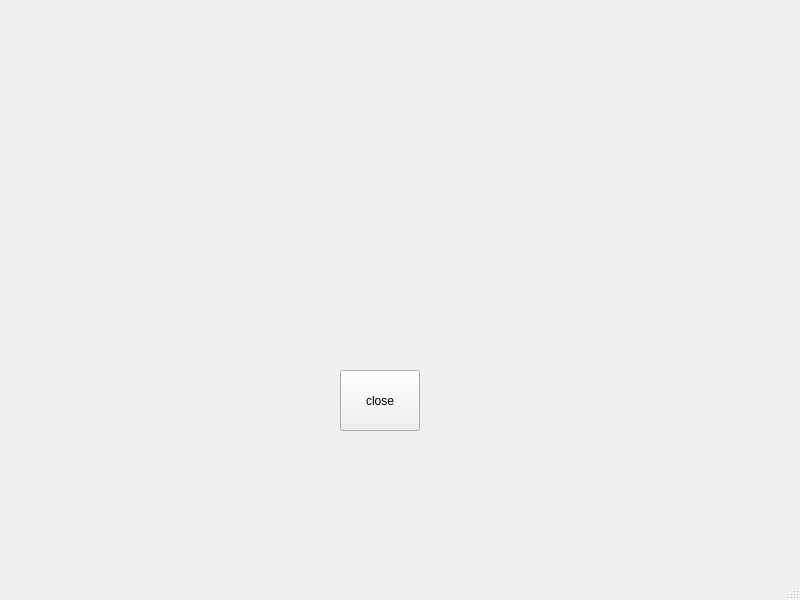
<?xml version="1.0" encoding="UTF-8"?>
<ui version="4.0">
 <class>MainWindow</class>
 <widget class="QMainWindow" name="MainWindow">
  <property name="geometry">
   <rect>
    <x>0</x>
    <y>0</y>
    <width>800</width>
    <height>600</height>
   </rect>
  </property>
  <property name="windowTitle">
   <string>MainWindow</string>
  </property>
  <widget class="QWidget" name="centralwidget">
   <widget class="QPushButton" name="pushButton">
    <property name="geometry">
     <rect>
      <x>340</x>
      <y>370</y>
      <width>80</width>
      <height>61</height>
     </rect>
    </property>
    <property name="text">
     <string>close</string>
    </property>
   </widget>
  </widget>
  <widget class="QMenuBar" name="menubar">
   <property name="geometry">
    <rect>
     <x>0</x>
     <y>0</y>
     <width>800</width>
     <height>15</height>
    </rect>
   </property>
  </widget>
  <widget class="QStatusBar" name="statusbar"/>
 </widget>
 <resources/>
 <connections/>
</ui>
